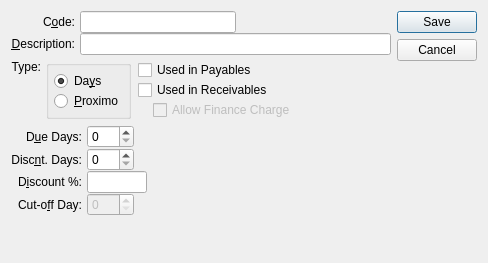
<?xml version="1.0" encoding="UTF-8"?>
<ui version="4.0">
 <comment>This file is part of the xTuple ERP: PostBooks Edition, a free and
open source Enterprise Resource Planning software suite,
Copyright (c) 1999-2019 by OpenMFG LLC, d/b/a xTuple.
It is licensed to you under the Common Public Attribution License
version 1.0, the full text of which (including xTuple-specific Exhibits)
is available at www.xtuple.com/CPAL.  By using this software, you agree
to be bound by its terms.</comment>
 <class>terms</class>
 <widget class="QDialog" name="terms">
  <property name="geometry">
   <rect>
    <x>0</x>
    <y>0</y>
    <width>488</width>
    <height>263</height>
   </rect>
  </property>
  <property name="windowTitle">
   <string>Terms</string>
  </property>
  <layout class="QGridLayout" name="gridLayout">
   <item row="0" column="0">
    <layout class="QVBoxLayout">
     <property name="spacing">
      <number>0</number>
     </property>
     <item>
      <layout class="QVBoxLayout">
       <property name="spacing">
        <number>5</number>
       </property>
       <item>
        <layout class="QHBoxLayout">
         <property name="spacing">
          <number>5</number>
         </property>
         <item>
          <layout class="QVBoxLayout">
           <property name="spacing">
            <number>0</number>
           </property>
           <item>
            <widget class="QLabel" name="_codeLit">
             <property name="text">
              <string>C&amp;ode:</string>
             </property>
             <property name="alignment">
              <set>Qt::AlignRight|Qt::AlignTrailing|Qt::AlignVCenter</set>
             </property>
             <property name="buddy">
              <cstring>_code</cstring>
             </property>
            </widget>
           </item>
           <item>
            <widget class="QLabel" name="_descriptionLit">
             <property name="text">
              <string>&amp;Description:</string>
             </property>
             <property name="alignment">
              <set>Qt::AlignRight|Qt::AlignTrailing|Qt::AlignVCenter</set>
             </property>
             <property name="buddy">
              <cstring>_description</cstring>
             </property>
            </widget>
           </item>
          </layout>
         </item>
         <item>
          <layout class="QVBoxLayout">
           <property name="spacing">
            <number>0</number>
           </property>
           <item>
            <layout class="QHBoxLayout">
             <property name="spacing">
              <number>0</number>
             </property>
             <item>
              <widget class="XLineEdit" name="_code"/>
             </item>
             <item>
              <spacer>
               <property name="orientation">
                <enum>Qt::Horizontal</enum>
               </property>
               <property name="sizeType">
                <enum>QSizePolicy::Expanding</enum>
               </property>
               <property name="sizeHint" stdset="0">
                <size>
                 <width>20</width>
                 <height>20</height>
                </size>
               </property>
              </spacer>
             </item>
            </layout>
           </item>
           <item>
            <widget class="XLineEdit" name="_description"/>
           </item>
          </layout>
         </item>
        </layout>
       </item>
       <item>
        <layout class="QHBoxLayout">
         <property name="spacing">
          <number>5</number>
         </property>
         <item>
          <layout class="QVBoxLayout">
           <property name="spacing">
            <number>0</number>
           </property>
           <item>
            <widget class="QLabel" name="_typeLit">
             <property name="sizePolicy">
              <sizepolicy hsizetype="Preferred" vsizetype="Fixed">
               <horstretch>0</horstretch>
               <verstretch>0</verstretch>
              </sizepolicy>
             </property>
             <property name="text">
              <string>Type:</string>
             </property>
             <property name="alignment">
              <set>Qt::AlignRight|Qt::AlignTrailing|Qt::AlignVCenter</set>
             </property>
            </widget>
           </item>
           <item>
            <spacer>
             <property name="orientation">
              <enum>Qt::Vertical</enum>
             </property>
             <property name="sizeType">
              <enum>QSizePolicy::MinimumExpanding</enum>
             </property>
             <property name="sizeHint" stdset="0">
              <size>
               <width>20</width>
               <height>0</height>
              </size>
             </property>
            </spacer>
           </item>
          </layout>
         </item>
         <item>
          <layout class="QHBoxLayout">
           <property name="spacing">
            <number>0</number>
           </property>
           <item>
            <layout class="QHBoxLayout">
             <property name="spacing">
              <number>7</number>
             </property>
             <item>
              <widget class="QGroupBox" name="_typeGroup">
               <property name="enabled">
                <bool>true</bool>
               </property>
               <property name="sizePolicy">
                <sizepolicy hsizetype="Preferred" vsizetype="Fixed">
                 <horstretch>0</horstretch>
                 <verstretch>0</verstretch>
                </sizepolicy>
               </property>
               <property name="title">
                <string/>
               </property>
               <layout class="QVBoxLayout">
                <property name="spacing">
                 <number>0</number>
                </property>
                <property name="margin">
                 <number>5</number>
                </property>
                <item>
                 <widget class="QRadioButton" name="_days">
                  <property name="sizePolicy">
                   <sizepolicy hsizetype="Minimum" vsizetype="Fixed">
                    <horstretch>0</horstretch>
                    <verstretch>0</verstretch>
                   </sizepolicy>
                  </property>
                  <property name="text">
                   <string>Da&amp;ys</string>
                  </property>
                  <property name="checked">
                   <bool>true</bool>
                  </property>
                 </widget>
                </item>
                <item>
                 <widget class="QRadioButton" name="_proximo">
                  <property name="sizePolicy">
                   <sizepolicy hsizetype="Minimum" vsizetype="Fixed">
                    <horstretch>0</horstretch>
                    <verstretch>0</verstretch>
                   </sizepolicy>
                  </property>
                  <property name="text">
                   <string>&amp;Proximo</string>
                  </property>
                 </widget>
                </item>
               </layout>
              </widget>
             </item>
             <item>
              <layout class="QVBoxLayout">
               <property name="spacing">
                <number>0</number>
               </property>
               <item>
                <widget class="QCheckBox" name="_ap">
                 <property name="text">
                  <string>Used in Payables</string>
                 </property>
                </widget>
               </item>
               <item>
                <widget class="QCheckBox" name="_ar">
                 <property name="text">
                  <string>Used in Receivables</string>
                 </property>
                </widget>
               </item>
               <item>
                <layout class="QHBoxLayout" name="horizontalLayout">
                 <item>
                  <spacer name="horizontalSpacer">
                   <property name="orientation">
                    <enum>Qt::Horizontal</enum>
                   </property>
                   <property name="sizeType">
                    <enum>QSizePolicy::Fixed</enum>
                   </property>
                   <property name="sizeHint" stdset="0">
                    <size>
                     <width>15</width>
                     <height>20</height>
                    </size>
                   </property>
                  </spacer>
                 </item>
                 <item>
                  <widget class="QCheckBox" name="_fincharg">
                   <property name="enabled">
                    <bool>false</bool>
                   </property>
                   <property name="text">
                    <string>Allow Finance Charge</string>
                   </property>
                  </widget>
                 </item>
                </layout>
               </item>
               <item>
                <spacer>
                 <property name="orientation">
                  <enum>Qt::Vertical</enum>
                 </property>
                 <property name="sizeType">
                  <enum>QSizePolicy::Preferred</enum>
                 </property>
                 <property name="sizeHint" stdset="0">
                  <size>
                   <width>10</width>
                   <height>0</height>
                  </size>
                 </property>
                </spacer>
               </item>
              </layout>
             </item>
            </layout>
           </item>
           <item>
            <spacer>
             <property name="orientation">
              <enum>Qt::Horizontal</enum>
             </property>
             <property name="sizeType">
              <enum>QSizePolicy::Expanding</enum>
             </property>
             <property name="sizeHint" stdset="0">
              <size>
               <width>0</width>
               <height>20</height>
              </size>
             </property>
            </spacer>
           </item>
          </layout>
         </item>
        </layout>
       </item>
       <item>
        <layout class="QHBoxLayout">
         <property name="spacing">
          <number>5</number>
         </property>
         <item>
          <layout class="QVBoxLayout">
           <property name="spacing">
            <number>0</number>
           </property>
           <item>
            <widget class="QLabel" name="_dueDaysLit">
             <property name="text">
              <string>D&amp;ue Days:</string>
             </property>
             <property name="alignment">
              <set>Qt::AlignRight|Qt::AlignTrailing|Qt::AlignVCenter</set>
             </property>
             <property name="buddy">
              <cstring>_dueDays</cstring>
             </property>
            </widget>
           </item>
           <item>
            <widget class="QLabel" name="_discountDaysLit">
             <property name="text">
              <string>Disc&amp;nt. Days:</string>
             </property>
             <property name="alignment">
              <set>Qt::AlignRight|Qt::AlignTrailing|Qt::AlignVCenter</set>
             </property>
             <property name="buddy">
              <cstring>_discountDays</cstring>
             </property>
            </widget>
           </item>
           <item>
            <widget class="QLabel" name="_discountPercentLit">
             <property name="text">
              <string>D&amp;iscount %:</string>
             </property>
             <property name="alignment">
              <set>Qt::AlignRight|Qt::AlignTrailing|Qt::AlignVCenter</set>
             </property>
             <property name="buddy">
              <cstring>_discountPercent</cstring>
             </property>
            </widget>
           </item>
           <item>
            <widget class="QLabel" name="_cutOffDayLit">
             <property name="text">
              <string>Cut-o&amp;ff Day:</string>
             </property>
             <property name="alignment">
              <set>Qt::AlignRight|Qt::AlignTrailing|Qt::AlignVCenter</set>
             </property>
             <property name="buddy">
              <cstring>_cutOffDay</cstring>
             </property>
            </widget>
           </item>
          </layout>
         </item>
         <item>
          <layout class="QVBoxLayout">
           <property name="spacing">
            <number>0</number>
           </property>
           <item>
            <layout class="QHBoxLayout">
             <property name="spacing">
              <number>0</number>
             </property>
             <item>
              <layout class="QVBoxLayout">
               <property name="spacing">
                <number>0</number>
               </property>
               <item>
                <widget class="QSpinBox" name="_dueDays">
                 <property name="minimum">
                  <number>0</number>
                 </property>
                 <property name="maximum">
                  <number>999</number>
                 </property>
                 <property name="value">
                  <number>0</number>
                 </property>
                </widget>
               </item>
               <item>
                <widget class="QSpinBox" name="_discountDays">
                 <property name="maximum">
                  <number>999</number>
                 </property>
                </widget>
               </item>
              </layout>
             </item>
             <item>
              <spacer>
               <property name="orientation">
                <enum>Qt::Horizontal</enum>
               </property>
               <property name="sizeType">
                <enum>QSizePolicy::Expanding</enum>
               </property>
               <property name="sizeHint" stdset="0">
                <size>
                 <width>56</width>
                 <height>10</height>
                </size>
               </property>
              </spacer>
             </item>
            </layout>
           </item>
           <item>
            <layout class="QHBoxLayout">
             <property name="spacing">
              <number>0</number>
             </property>
             <item>
              <widget class="XLineEdit" name="_discountPercent">
               <property name="sizePolicy">
                <sizepolicy hsizetype="Preferred" vsizetype="Fixed">
                 <horstretch>0</horstretch>
                 <verstretch>0</verstretch>
                </sizepolicy>
               </property>
               <property name="maximumSize">
                <size>
                 <width>60</width>
                 <height>32767</height>
                </size>
               </property>
               <property name="alignment">
                <set>Qt::AlignRight</set>
               </property>
              </widget>
             </item>
             <item>
              <spacer>
               <property name="orientation">
                <enum>Qt::Horizontal</enum>
               </property>
               <property name="sizeType">
                <enum>QSizePolicy::Expanding</enum>
               </property>
               <property name="sizeHint" stdset="0">
                <size>
                 <width>214</width>
                 <height>20</height>
                </size>
               </property>
              </spacer>
             </item>
            </layout>
           </item>
           <item>
            <layout class="QHBoxLayout">
             <property name="spacing">
              <number>0</number>
             </property>
             <item>
              <widget class="QSpinBox" name="_cutOffDay">
               <property name="enabled">
                <bool>false</bool>
               </property>
               <property name="minimum">
                <number>0</number>
               </property>
               <property name="maximum">
                <number>999</number>
               </property>
              </widget>
             </item>
             <item>
              <spacer>
               <property name="orientation">
                <enum>Qt::Horizontal</enum>
               </property>
               <property name="sizeType">
                <enum>QSizePolicy::Expanding</enum>
               </property>
               <property name="sizeHint" stdset="0">
                <size>
                 <width>51</width>
                 <height>10</height>
                </size>
               </property>
              </spacer>
             </item>
            </layout>
           </item>
          </layout>
         </item>
        </layout>
       </item>
      </layout>
     </item>
     <item>
      <spacer>
       <property name="orientation">
        <enum>Qt::Vertical</enum>
       </property>
       <property name="sizeType">
        <enum>QSizePolicy::Expanding</enum>
       </property>
       <property name="sizeHint" stdset="0">
        <size>
         <width>20</width>
         <height>0</height>
        </size>
       </property>
      </spacer>
     </item>
    </layout>
   </item>
   <item row="0" column="1">
    <widget class="QDialogButtonBox" name="_buttonBox">
     <property name="orientation">
      <enum>Qt::Vertical</enum>
     </property>
     <property name="standardButtons">
      <set>QDialogButtonBox::Cancel|QDialogButtonBox::Save</set>
     </property>
    </widget>
   </item>
  </layout>
 </widget>
 <layoutdefault spacing="6" margin="11"/>
 <customwidgets>
  <customwidget>
   <class>XLineEdit</class>
   <extends>QLineEdit</extends>
   <header>xlineedit.h</header>
   <container>1</container>
  </customwidget>
 </customwidgets>
 <tabstops>
  <tabstop>_code</tabstop>
  <tabstop>_description</tabstop>
  <tabstop>_days</tabstop>
  <tabstop>_ap</tabstop>
  <tabstop>_ar</tabstop>
  <tabstop>_dueDays</tabstop>
  <tabstop>_discountDays</tabstop>
  <tabstop>_discountPercent</tabstop>
  <tabstop>_cutOffDay</tabstop>
 </tabstops>
 <resources/>
 <connections>
  <connection>
   <sender>_proximo</sender>
   <signal>toggled(bool)</signal>
   <receiver>_cutOffDay</receiver>
   <slot>setEnabled(bool)</slot>
   <hints>
    <hint type="sourcelabel">
     <x>20</x>
     <y>20</y>
    </hint>
    <hint type="destinationlabel">
     <x>20</x>
     <y>20</y>
    </hint>
   </hints>
  </connection>
  <connection>
   <sender>_ar</sender>
   <signal>toggled(bool)</signal>
   <receiver>_fincharg</receiver>
   <slot>setEnabled(bool)</slot>
   <hints>
    <hint type="sourcelabel">
     <x>256</x>
     <y>97</y>
    </hint>
    <hint type="destinationlabel">
     <x>266</x>
     <y>116</y>
    </hint>
   </hints>
  </connection>
 </connections>
</ui>
